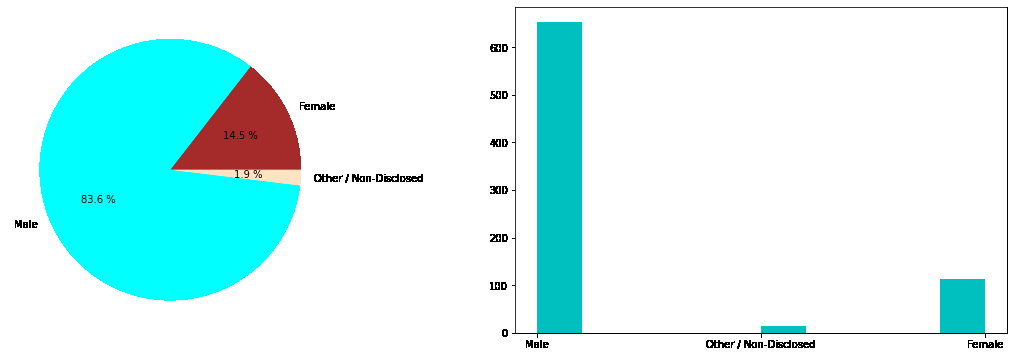
#> input picture Imagen 1.png, 1014 x 357 px, given in place of Foto.jpeg, which was not available
$ jupyter execute 'Tarea 1 Parte 1 Imagen.ipynb'   (text cells are left out)
#> lines starting #> are read from the running program, lines starting #| are printed output that depends on the picture; long printed decimals are rounded; pictures that were not available may be replaced by others from this repository, and a replacement may not be noted
[cell 1]
import pandas as pd ## llamar es el alias que llamamos  llamar. aca cargamos el m odulo dataframe
import numpy as np  #aca cargamos el modulo numeros
import matplotlib.pyplot as plt
import cv2 as cv

[cell 2]
from google.colab import files
uploaded=files.upload()
#> the answer given: Imagen 1.png

[cell 3]
Imagen=cv.imread("Foto.jpeg")
#> Imagen is the input picture: shape (357, 1014, 3); mean B, G, R 244.6, 244.7, 206.9

[cell 4]
plt.figure(figsize=(8,9))
plt.imshow(Imagen)
plt.show()

[cell 5]
from skimage import io, color

[cell 6]
#PUNTO 1.
Imagen2=cv.cvtColor(Imagen,cv.COLOR_BGR2RGB)
plt.figure(figsize=(18,5))
plt.imshow(Imagen2)
plt.show()

[cell 7]
r,g,b=cv.split(Imagen2)
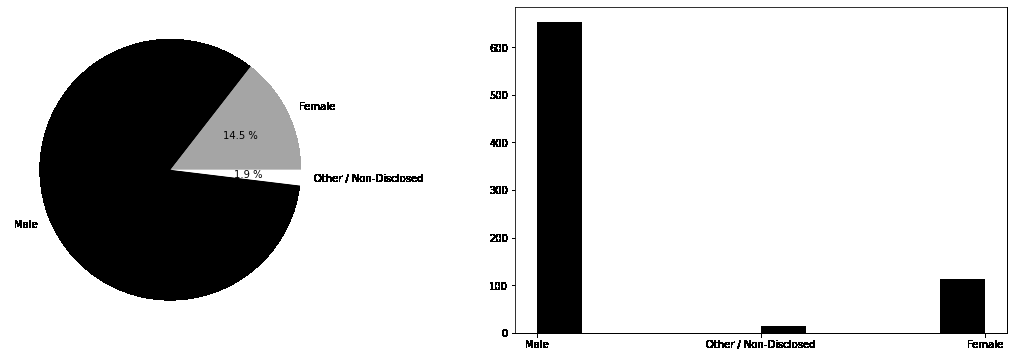
#> r: shape (357, 1014); min 0, max 255, mean 206.9
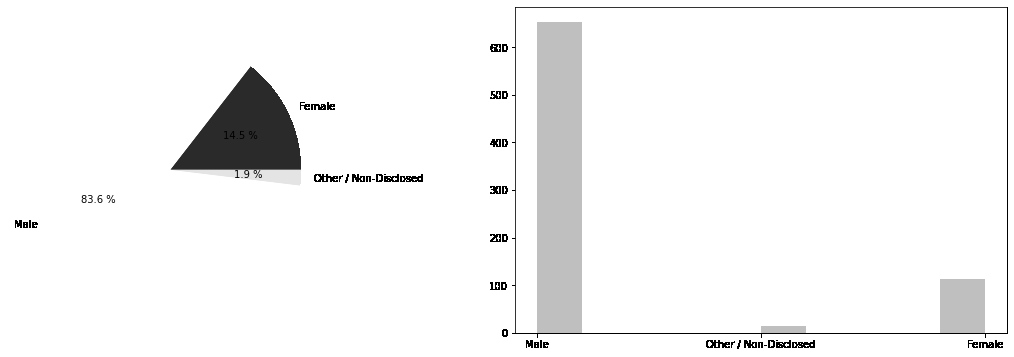
#> g: shape (357, 1014); min 0, max 255, mean 244.7

[cell 8]
plt.figure(figsize=(28,19))
plt.subplot(131)  ### Dos filas 2 columnas
im=plt.imshow(b,cmap="Blues")
plt.colorbar(im,fraction=0.029, pad=0.04)
plt.subplot(132)
im=plt.imshow(r,cmap="Reds")
plt.colorbar(im,fraction=0.029, pad=0.04)
plt.subplot(133) #
im=plt.imshow(g,cmap="Greens")
plt.colorbar(im,fraction=0.029, pad=0.04)
plt.show()
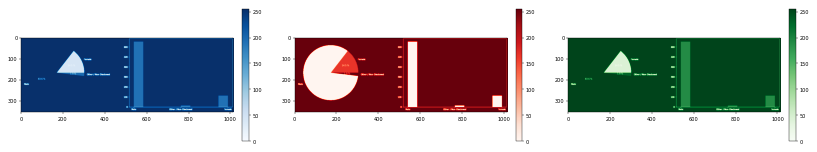
#> figure drawn by matplotlib, 6 panels

[cell 9]
Imagen3=cv.cvtColor(Imagen2,cv.COLOR_BGR2GRAY)
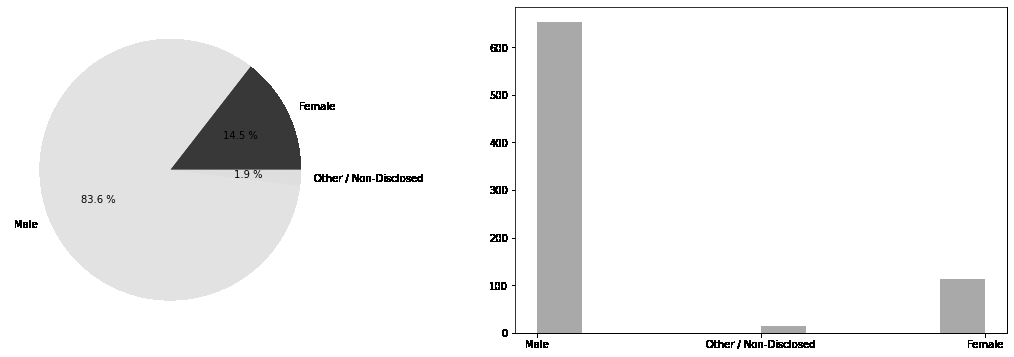
#> Imagen3: shape (357, 1014); min 0, max 255, mean 240.4

[cell 10]
b1=b.ravel() ###convertimos la matriz del color azul en un vector para hacer el histograma
np.shape(b1)  ##el tamaño del vector debe ser igual a la multiplicación de las
#filas por columnas de la matrizm b
r1=r.ravel()
g1=g.ravel()

[cell 11]
plt.figure(figsize=(8,6))  ##dimención de la imagen
plt.hist(b1,bins=256,range=(0,256),color='b',label='Azul', alpha=0.5)  ##color b grafica el color azul   label azul  lo identificamos en las leyendas
plt.hist(g1,bins=256,range=(0,256),color='g',label='green', alpha=0.5) # el alfa le da transparencia
plt.hist(r1,bins=256,range=(0,256),color='r',label='red', alpha=0.5)
plt.legend()
plt.show()
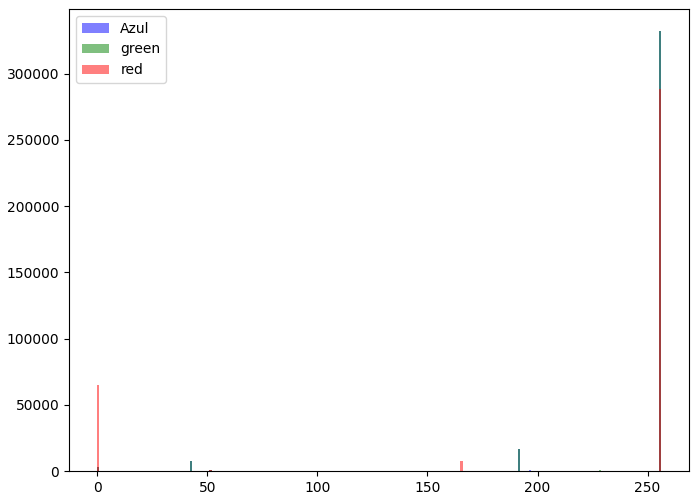
#> figure drawn by matplotlib, 1 panel; tallest bar 332301 high, from x = 255 to 256; tallest bar 332301 high, from x = 255 to 256; tallest bar 288356 high, from x = 255 to 256

[cell 12]
from scipy import stats

[cell 13]
#PUNTO 2.
print("Para el color Azul tenemos la siguiente información")
print("La media es",np.round(np.mean(b1))) ##para acotar la media np.mean(b1[(g1>100)&(b1<170)])  Manera de ejemplo
#| La media es 245.0
print("La mediana es",np.round(np.median(b1)))
#| La mediana es 255.0
print("La desviación estandar es",np.round(np.std(b1)))
#| La desviación estandar es 41.0
print("La media se mueve entre:",np.round(np.mean(b1)-np.std(b1)),"y",np.round(np.mean(b1)+np.std(b1)))
#| La media se mueve entre: 203.0 y 286.0
print("La curtosis es:",np.round(stats.kurtosis(b1)))
#| La curtosis es: 21.0
print("La moda es:",np.round(stats.mode(b1)))
#| La moda es: [   255 332301]
print("El coeficiente de Asimetría es:",stats.skew(b1))
#| El coeficiente de Asimetría es: -4.582

[cell 14]
print("Para el color Verde tenemos la siguiente información")
print("La media es",np.round(np.mean(g1))) ##para acotar la media np.mean(b1[(g1>100)&(b1<170)])  Manera de ejemplo
#| La media es 245.0
print("La mediana es",np.round(np.median(g1)))
#| La mediana es 255.0
print("La desviación estandar es",np.round(np.std(g1)))
#| La desviación estandar es 41.0
print("La media se mueve entre:",np.round(np.mean(g1)-np.std(g1)),"y",np.round(np.mean(g1)+np.std(g1)))
#| La media se mueve entre: 203.0 y 286.0
print("La curtosis es:",np.round(stats.kurtosis(g1)))
#| La curtosis es: 21.0
print("La moda es:",np.round(stats.mode(g1)))
#| La moda es: [   255 332301]
print("El coeficiente de Asimetría es:",stats.skew(g1))
#| El coeficiente de Asimetría es: -4.608

[cell 15]
print("Para el color rojo tenemos la siguiente información")
print("La media es",np.round(np.mean(r1))) ##para acotar la media np.mean(b1[(g1>100)&(b1<170)])  Manera de ejemplo
#| La media es 207.0
print("La mediana es",np.round(np.median(r1)))
#| La mediana es 255.0
print("La desviación estandar es",np.round(np.std(r1)))
#| La desviación estandar es 98.0
print("La media se mueve entre:",np.round(np.mean(r1)-np.std(r1)),"y",np.round(np.mean(r1)+np.std(r1)))
#| La media se mueve entre: 109.0 y 305.0
print("La curtosis es:",np.round(stats.kurtosis(r1)))
#| La curtosis es: 1.0
print("La moda es:",np.round(stats.mode(r1)))
#| La moda es: [   255 288356]
print("El coeficiente de Asimetría es:",stats.skew(r1))
#| El coeficiente de Asimetría es: -1.601

[cell 16]
#PUNTO 3

#HISTOGRAMA DEL COLOR AZUL

plt.figure(figsize=(8,6))  ##dimención de la imagen
plt.hist(b1,bins=256,range=(0,256),color='b')
plt.show()
#> figure, not shown here; tallest bar 332301 high, from x = 255 to 256

[cell 17]
#HISTOGRAMA DEL COLOR VERDE

plt.figure(figsize=(8,6))  ##dimención de la imagen
plt.hist(g1,bins=256,range=(0,256),color='g')
plt.show()
#> figure, not shown here; tallest bar 332301 high, from x = 255 to 256

[cell 18]
#HISTOGRAMA DEL COLOR ROJO

plt.figure(figsize=(8,6))  ##dimención de la imagen
plt.hist(r1,bins=256,range=(0,256),color='r')
plt.show()
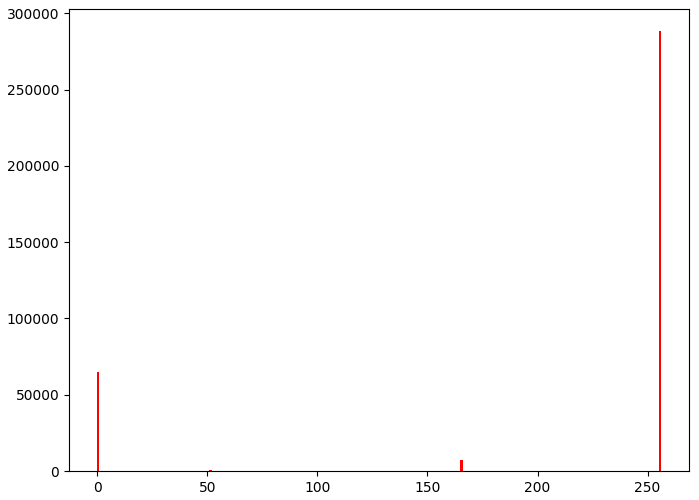
#> figure drawn by matplotlib, 1 panel; tallest bar 288356 high, from x = 255 to 256

[cell 19]
# PUNTO 4
#TONALIDAD DE LA ESCALA AZUL

Oscuros_Azul=len(b1[(b1>=0)&(b1<(255/3))])
#> Oscuros_Azul = 11565
Medio_Azul=len(b1[(b1>=(255/3))&(b1<((255/3)*2))])
#> Medio_Azul = 259
Claro_Azul=len(b1[(b1>=((255/3)*2))&(b1<256)])
#> Claro_Azul = 350174
TA=Oscuros_Azul+Medio_Azul+Claro_Azul
#> TA = 361998

AZUL= {'Tonalidad de la Escala Azul': ['Claro', 'Medio', "Oscuros"],
'Cantidad de Pixeles': [Claro_Azul, Medio_Azul, Oscuros_Azul],
'Porcentaje': [round(Claro_Azul*100/TA,2), round(Medio_Azul*100/TA,2), round(Oscuros_Azul*100/TA,2)]}
#> AZUL = {'Tonalidad de la Escala Azul': ['Claro', 'Medio', 'Oscuros'], 'Cantidad de Pixeles': [350174, 259, 11565], 'Porcentaje': [96.73, 0.07, 3.19]}
dfA = pd.DataFrame(AZUL,
columns=['Tonalidad de la Escala Azul', 'Cantidad de Pixeles', 'Porcentaje'])
#> dfA = table of 3 rows and 3 columns
dfA
#> Out = table of 3 rows and 3 columns

[cell 20]
#TONALIDAD DE LA ESCALA VERDE
Oscuros_Verde=len(g1[(g1>=0)&(g1<(255/3))])
#> Oscuros_Verde = 11561
Medio_Verde=len(g1[(g1>=(255/3))&(g1<((255/3)*2))])
#> Medio_Verde = 251
Claro_Verde=len(g1[(g1>=((255/3)*2))&(g1<256)])
#> Claro_Verde = 350186
TV=Oscuros_Verde+Medio_Verde+Claro_Verde
#> TV = 361998

VERDE= {'Tonalidad de la Escala Verde': ['Claro', 'Medio', "Oscuros"],
'Cantidad de Pixeles': [Claro_Verde, Medio_Verde, Oscuros_Verde],
'Porcentaje': [round(Claro_Verde*100/TV,2), round(Medio_Verde*100/TV,2), round(Oscuros_Verde*100/TV,2)]}
#> VERDE = {'Tonalidad de la Escala Verde': ['Claro', 'Medio', 'Oscuros'], 'Cantidad de Pixeles': [350186, 251, 11561], 'Porcentaje': [96.74, 0.07, 3.19]}
dfV = pd.DataFrame(VERDE,
columns=['Tonalidad de la Escala Verde', 'Cantidad de Pixeles', 'Porcentaje'])
#> dfV = table of 3 rows and 3 columns
dfV
#> Out = table of 3 rows and 3 columns

[cell 21]
#TONALIDAD DE LA ESCALA ROJA
Oscuros_Roja=len(r1[(r1>=0)&(r1<(255/3))])
#> Oscuros_Roja = 65716
Medio_Roja=len(r1[(r1>=(255/3))&(r1<((255/3)*2))])
#> Medio_Roja = 7694
Claro_Roja=len(r1[(r1>=((255/3)*2))&(r1<256)])
#> Claro_Roja = 288588
TR=Oscuros_Roja+Medio_Roja+Claro_Roja
#> TR = 361998

ROJO= {'Tonalidad de la Escala Roja': ['Claro', 'Medio', "Oscuros"],
'Cantidad de Pixeles': [Claro_Roja, Medio_Roja, Oscuros_Roja],
'Porcentaje': [round(Claro_Roja*100/TR,2), round(Medio_Roja*100/TR,2), round(Oscuros_Roja*100/TR,2)]}
#> ROJO = {'Tonalidad de la Escala Roja': ['Claro', 'Medio', 'Oscuros'], 'Cantidad de Pixeles': [288588, 7694, 65716], 'Porcentaje': [79.72, 2.13, 18.15]}
dfR = pd.DataFrame(ROJO,
columns=['Tonalidad de la Escala Roja', 'Cantidad de Pixeles', 'Porcentaje'])
#> dfR = table of 3 rows and 3 columns
dfR
#> Out = table of 3 rows and 3 columns

[cell 22]
#GRÁFICOS PARA LA TONALIDAD DEL COLOR AZUL
plt.figure(figsize=(30,6))
plt.subplot(131)
plt.pie(AZUL["Cantidad de Pixeles"], labels=AZUL["Tonalidad de la Escala Azul"], autopct="%0.1f %%",colors=["#F0F8FF","#FAEBD7","#00FFFF"])
plt.subplot(132)
plt.bar(AZUL["Tonalidad de la Escala Azul"],AZUL["Cantidad de Pixeles"],color="c")
plt.xlabel("Tonalidades para el color Azul")
plt.ylabel("Cantidad de Pixele")
plt.show()
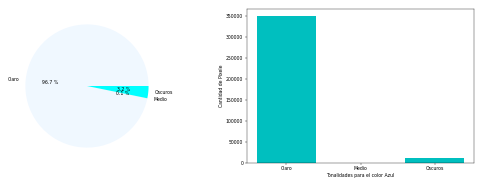
#> figure drawn by matplotlib, 2 panels; panel 2: tallest bar 350174 high, from x = -0.4 to 0.4

[cell 23]
#GRÁFICOS PARA LA TONALIDAD DEL COLOR VERDE
plt.figure(figsize=(30,6))
plt.subplot(131)
plt.pie(VERDE["Cantidad de Pixeles"], labels=VERDE["Tonalidad de la Escala Verde"], autopct="%0.1f %%",colors=["#A52A2A","#00FFFF","#FFE4C4"])
plt.subplot(132)
plt.bar(VERDE["Tonalidad de la Escala Verde"],VERDE["Cantidad de Pixeles"],color="m")
plt.xlabel("Tonalidades para el color Verde")
plt.ylabel("Cantidad de Pixele")
plt.show()
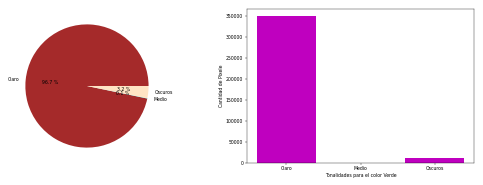
#> figure drawn by matplotlib, 2 panels; panel 2: tallest bar 350186 high, from x = -0.4 to 0.4

[cell 24]
#GRRÁFICOS PARA LA TONALIDAD DEL COLOR ROJO
plt.figure(figsize=(30,6))
plt.subplot(131)
plt.pie(ROJO["Cantidad de Pixeles"], labels=ROJO["Tonalidad de la Escala Roja"], autopct="%0.1f %%",colors=["c","g","m"])
plt.subplot(132)
plt.bar(ROJO["Tonalidad de la Escala Roja"],ROJO["Cantidad de Pixeles"],color="b")
plt.xlabel("Tonalidades para el color Rojo")
plt.ylabel("Cantidad de Pixele")
plt.show()
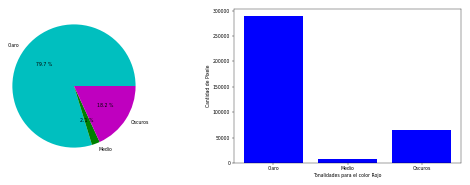
#> figure drawn by matplotlib, 2 panels; panel 2: tallest bar 288588 high, from x = -0.4 to 0.4
